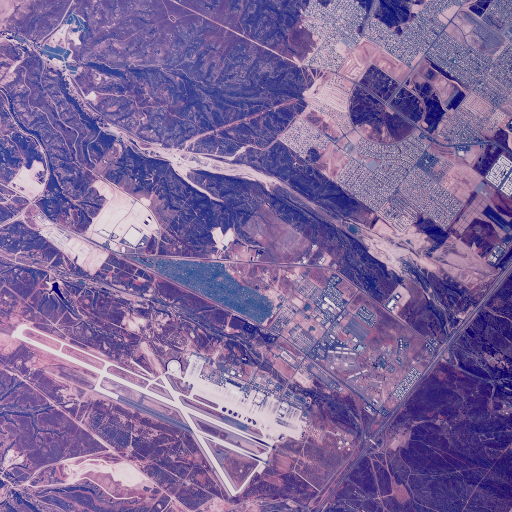
#> input picture images/2.1.01.tiff, 512 x 512 px
$ jupyter execute BitPlaneSlicing.ipynb
#> lines starting #> are read from the running program, lines starting #| are printed output that depends on the picture
[cell 1]
#**BIT PLANE SLICING***
import cv2
import matplotlib.pyplot as plt
path=input("enter absolute path of the image")
#> the answer given: images/2.1.01.tiff
#reading the image in GrayScale
imgGray=cv2.imread(path,0)
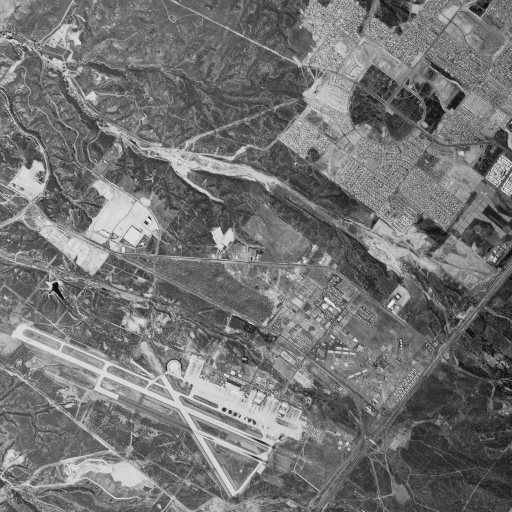
#> imgGray: shape (512, 512); min 12, max 229, mean 115.5
slicedImg=[]
bitVal=1
plt.figure(figsize=(20,20))
for i in range(0,8):
    #Taking the ith bit value and storing it on new array
    slicedImg.append([])
    slicedImg[len(slicedImg)-1]=imgGray & bitVal
    bitVal=bitVal<<1
    #plotting the image
    plt.subplot(2,4,i+1)
    plt.imshow(slicedImg[i],cmap='gray')
    plt.title("BitPlane"+str(i))
#> after the loop, bitVal = 256; slicedImg = 8 items
plt.show()
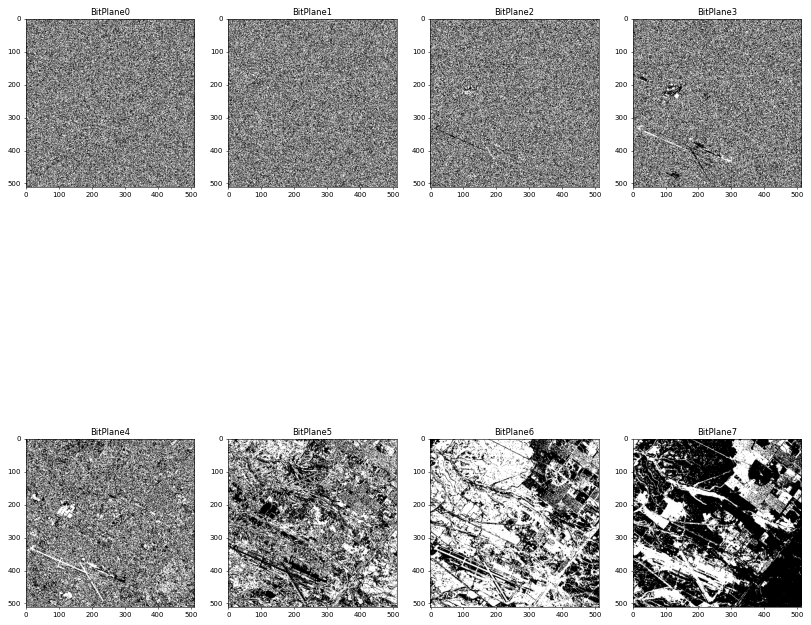
#> figure drawn by matplotlib, 8 panels

$ run again, on images/2.1.03.tiff
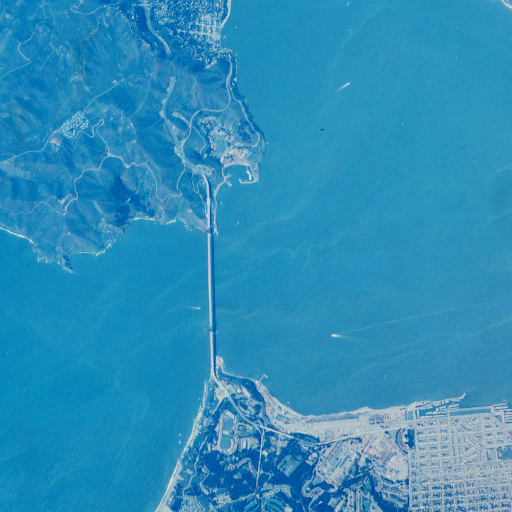
#> input picture images/2.1.03.tiff, 512 x 512 px
#> `imgGray=cv2.imread(path,0)`:
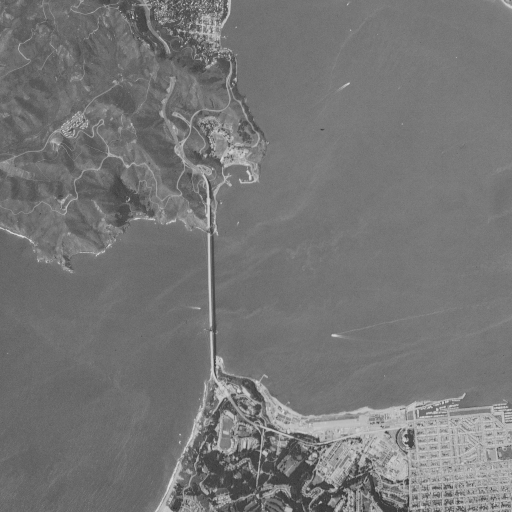
#> imgGray: shape (512, 512); min 48, max 221, mean 118.1
#> after the loop `for i in range(0,8):`: bitVal = 256; slicedImg = 8 items

$ run again, on images/2.1.04.tiff
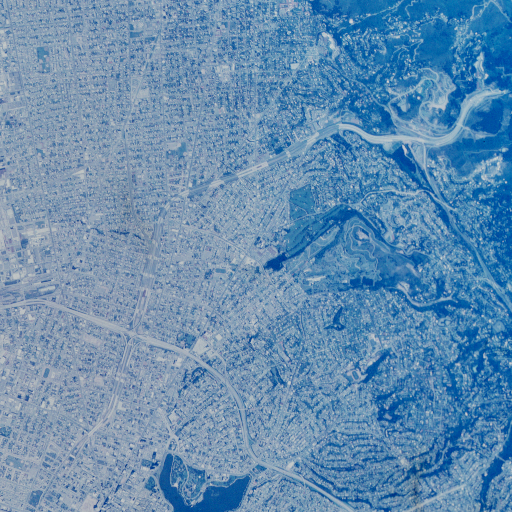
#> input picture images/2.1.04.tiff, 512 x 512 px
#> `imgGray=cv2.imread(path,0)`:
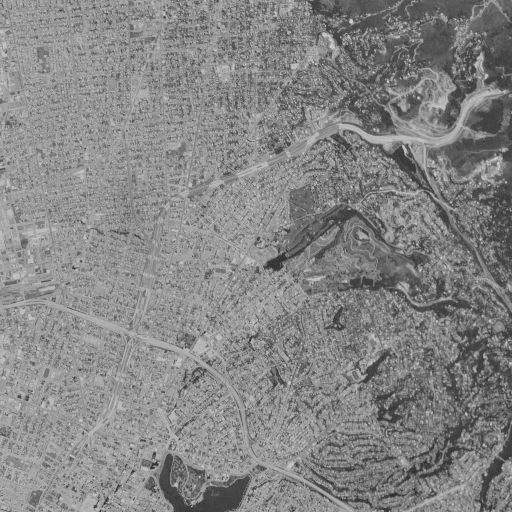
#> imgGray: shape (512, 512); min 40, max 211, mean 133.5
#> after the loop `for i in range(0,8):`: bitVal = 256; slicedImg = 8 items

$ run again, on images/2.1.05.tiff
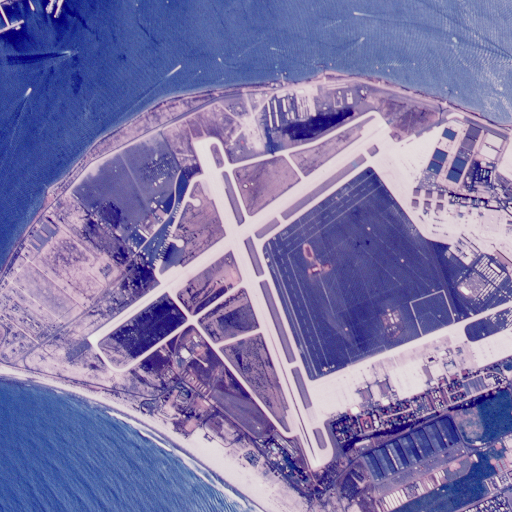
#> input picture images/2.1.05.tiff, 512 x 512 px
#> `imgGray=cv2.imread(path,0)`:
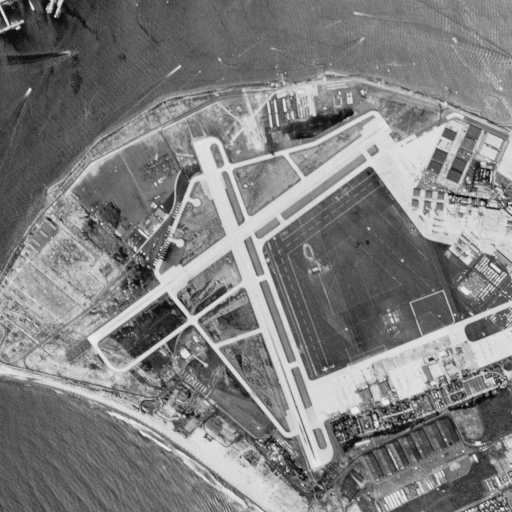
#> imgGray: shape (512, 512); min 10, max 234, mean 126.1
#> after the loop `for i in range(0,8):`: bitVal = 256; slicedImg = 8 items
